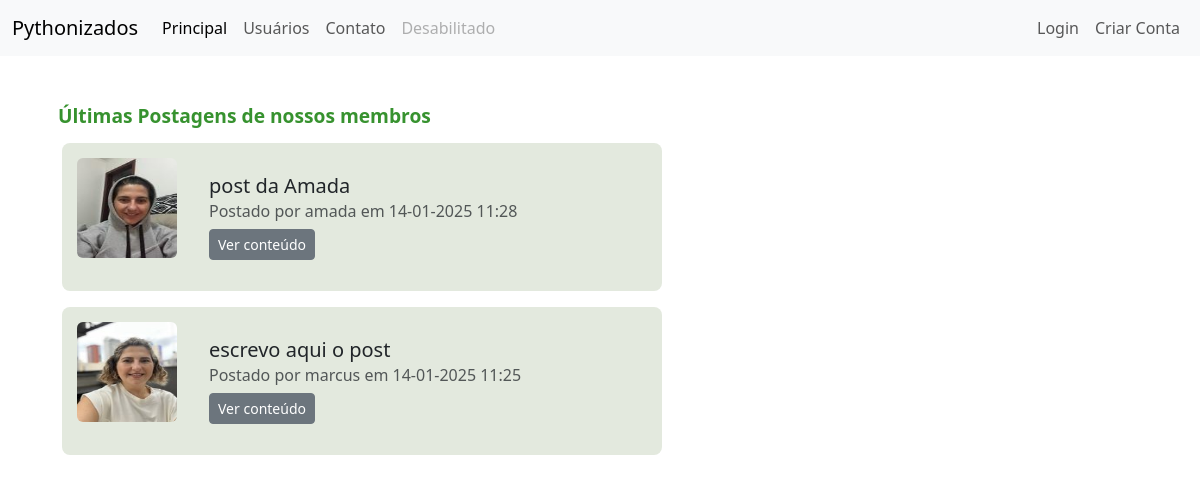
Before: / with the older database file.
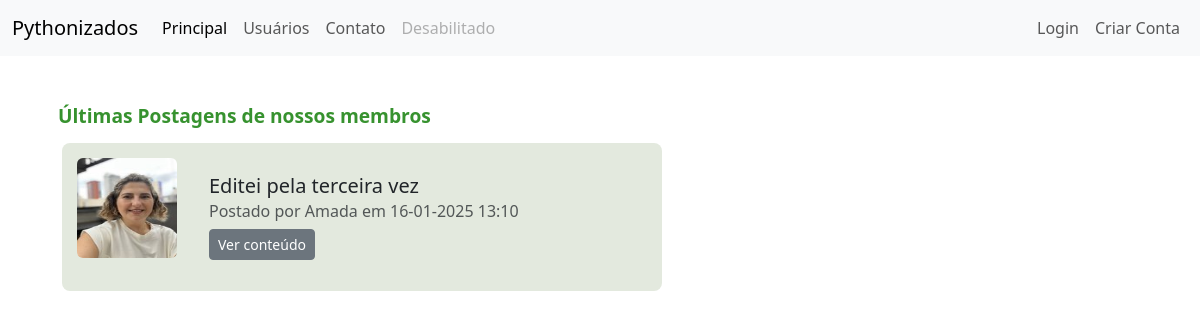
After: the same page with the newer database file.
### comunidade/models.py (models this page shows)
class Post(database.Model):
    id = database.Column(database.Integer, primary_key=True)
    titulo = database.Column(database.String, nullable=False)
    corpo = database.Column(database.Text, nullable=False)
    data_criacao = database.Column(database.DateTime, nullable=False, default=datetime.now())
    id_usuario = database.Column(database.Integer, database.ForeignKey('usuario.id'), nullable=False)

class Usuario(database.Model, UserMixin): # UserMixin serve para poder reutilizar
    id = database.Column(database.Integer, primary_key=True)
    username = database.Column(database.String, nullable=False, unique=True)
    email = database.Column(database.String, nullable=False, unique=True)
    senha = database.Column(database.String, nullable=False)
    foto_perfil = database.Column(database.String, default='default.jpg')
    posts = database.relationship('Post', backref='autor', lazy=True)
    cursos = database.Column(database.String, nullable=False, default='Não informado')

### comunidade/routes.py (the view)
@app.route("/")
def home():
    posts = Post.query.order_by(Post.data_criacao.desc()).all()
    for post in posts:
        post.corpo_red = f"{post.corpo[:50]}..." if len(post.corpo) > 50 else post.corpo
    usuarios = {usuario.id: usuario.username for usuario in Usuario.query.all()}
    foto_usuarios = {usuario.id: usuario.foto_perfil for usuario in Usuario.query.all()}
    return render_template('home.html', posts=posts, usuarios=usuarios, foto_usuarios=foto_usuarios)

### comunidade/templates/home.html (shortened to what this page needs)
{% extends 'base.html' %}
{% block body %}
<div class="container mt-5">
    <h1 class="h1-custom">Últimas Postagens de nossos membros</h1>
    <div class="posts-container">
        {% if posts %}
            {% for post in posts %}
            <div class="card mt-3" style="max-width: 700px; background-color: #e3e9de; padding: 15px; border-radius: 8px;">
                <div class="d-flex align-items-start">
                    <div class="me-3">
                        <img src="{{ url_for('static', filename='fotos_perfil/' + foto_usuarios[post.id_usuario]) }}"
                             alt="Imagem do usuário" class="rounded" width="100" height="100">
                    </div>
                    <div class="w-100">
                        <div class="card-body">
                            <h5 class="card-title">
                                <a href="{{ url_for('exibir_post', post_id=post.id) }}" style="text-decoration: none; color: inherit;">
                                    {{ post.titulo }}
                                </a>
                            </h5>
                            <h6 class="card-subtitle mb-2 text-muted">
                                Postado por {{ usuarios[post.id_usuario] }} em {{ post.data_criacao.strftime('%d-%m-%Y %H:%M') }}
                            </h6>
                            <button class="btn btn-secondary btn-sm" type="button" data-bs-toggle="collapse"
                                    data-bs-target="#postBody{{ post.id }}" aria-expanded="false"
                                    aria-controls="postBody{{ post.id }}">
                                Ver conteúdo
                            </button>
                        </div>
                    </div>
                </div>
            </div>
            {% endfor %}
        {% else %}
            <p>Não há postagens disponíveis.</p>
        {% endif %}
    </div>
</div>
{% endblock %}

### comunidade/templates/base.html (shortened to what this page needs)
<!DOCTYPE html>
<html lang="en">
<head>
    <link href="https://cdn.jsdelivr.net/npm/bootstrap@5.3.3/dist/css/bootstrap.min.css" rel="stylesheet">
    <link rel="stylesheet" href="{{ url_for('static', filename='css/perfil.css') }}">
</head>
<body>
    {% include 'navbar.html'%}
    {% block body %}
    {% endblock %}
</body>
</html>

### comunidade/templates/navbar.html (shortened to what this page needs)
<nav class="navbar navbar-expand-lg bg-body-tertiary">
    <div class="container-fluid">
      <a class="navbar-brand" href="{{ url_for('home')}}">Pythonizados</a>
      <div class="collapse navbar-collapse" id="navbarSupportedContent">
        <ul class="navbar-nav me-auto mb-2 mb-lg-0">
          <li class="nav-item">
            <a class="nav-link active" aria-current="page" href="{{ url_for('home')}}">Principal</a>
          </li>
          <li class="nav-item">
            <a class="nav-link" href="{{ url_for('usuarios')}}">Usuários</a>
          </li>
          <li class="nav-item">
            <a class="nav-link" href="{{ url_for('contatos')}}">Contato</a>
          </li>
          <li class="nav-item">
            <a class="nav-link disabled" aria-disabled="true">Desabilitado</a>
          </li>
        </ul>
        <ul class="d-flex navbar-nav">
          {% if current_user.is_authenticated %}
          <li class="nav-item">
            <a class="nav-link" href="{{ url_for('criar_post')}}">Criar Post</a>
          </li>
          <li class="nav-item">
            <a class="nav-link" href="{{ url_for('editaperfil')}}">Meu perfil</a>
          </li>
          <li class="nav-item">
            <a class="nav-link" href="{{ url_for('sair')}}">Logout</a>
          </li>
          {% else %}
          <li class="nav-item">
            <a class="nav-link" href="{{ url_for('login')}}">Login</a>
          </li>
          <li class="nav-item">
            <a class="nav-link" href="{{ url_for('criarconta')}}">Criar Conta</a>
          </li>
          {% endif%}
          </ul>
      </div>
    </div>
  </nav>

### comunidade/static/css/perfil.css (style rules this page uses)
.card { width: 600px; margin-left: 20px; border: none; border-radius: 10px; background-color: #fff; padding: 20px; }
.h1-custom { font-size: 1.2rem; font-weight: bold; margin-top: 1rem; margin-bottom: 0.5rem; margin-left: 1rem; color: #37922f; }

Changed rows visible on the page:
removed Post: id_usuario.foto_perfil (picture), titulo "post da Amada", data_criacao "14-01-2025 11:28"
removed Usuario: username "amada"
removed Post: id_usuario.foto_perfil (picture), titulo "escrevo aqui o post", {{ usuarios[post.id_usuario] }} "marcus", data_criacao "14-01-2025 11:25"
added Post: id_usuario.foto_perfil (picture), titulo "Editei pela terceira vez", {{ usuarios[post.id_usuario] }} "Amada", data_criacao "16-01-2025 13:10"
